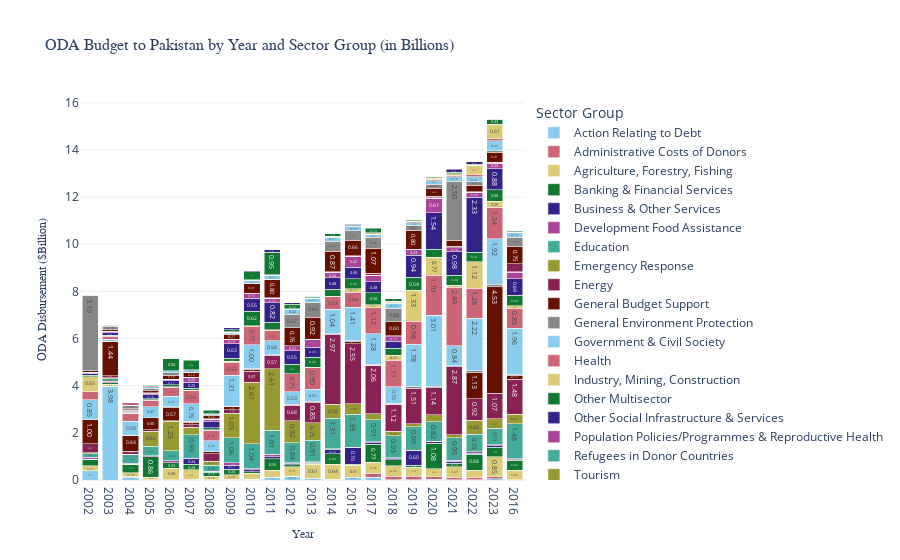

Notebook code cell kept with this figure:
### Code cell
# Group by year and sector-group, sum the values
grouped = crs_data.groupby(["year", "sector-group"], as_index=False)["value"].sum()

# Rename columns for clarity
grouped.columns = ["year", "sector_group", "total_value"]

# Ensure year is treated as a category for better bar spacing
grouped["year"] = grouped["year"].astype(str)

# Create bar chart
fig = px.bar(
    grouped,
    x="year",
    y="total_value",
    color="sector_group",
    text="total_value",  # Show actual values on bars
    title="ODA Budget to Pakistan by Year and Sector Group (in Billions)",
    labels={
        "year": "Year",
        "total_value": "ODA Disbursement ($Billion)",
        "sector_group": "Sector Group"
    },
    color_discrete_sequence=px.colors.qualitative.Safe
)

# Customize layout
fig.update_layout(
    barmode="stack",
    title_font=dict(family="Arial", size=16),
    xaxis_title_font=dict(family="Arial", size=12),
    yaxis_title_font=dict(family="Arial", size=12),
    legend_title="Sector Group",
    template="plotly_white"
)

# format the bar labels for better readability
fig.update_traces(texttemplate='%{text:.2f}', textposition='inside')

fig.show()

### Figure 1 — Plotly figure (JSON) as saved in the notebook; plotly's stock layout.template omitted (floating-point values rounded to 4 significant figures)
{"data": [{"hovertemplate": "Sector Group=Action Relating to Debt<br>Year=%{x}<br>ODA Disbursement ($Billion)=%{text}<extra></extra>", "legendgroup": "Action Relating to Debt", "marker": {"color": "rgb(136, 204, 238)", "pattern": {"shape": ""}}, "name": "Action Relating to Debt", "orientation": "v", "showlegend": true, "text": [0.3882, 3.981, 0.1266, 0.000568, 0.01157, 0.01955, 0.008461, 0.01462, 0.02696, 0.1191, 0.1572, 0.06292, 0.02252, 0.09124, 0.1176, 0.01085, 0.007857, 0.02651, 0.01006, 0.01683, 0.05463], "textposition": "inside", "texttemplate": "%{text:.2f}", "type": "bar", "x": ["2002", "2003", "2004", "2005", "2006", "2007", "2008", "2009", "2010", "2011", "2012", "2013", "2014", "2015", "2017", "2018", "2019", "2020", "2021", "2022", "2023"], "xaxis": "x", "y": [0.3882, 3.981, 0.1266, 0.000568, 0.01157, 0.01955, 0.008461, 0.01462, 0.02696, 0.1191, 0.1572, 0.06292, 0.02252, 0.09124, 0.1176, 0.01085, 0.007857, 0.02651, 0.01006, 0.01683, 0.05463], "yaxis": "y"}, {"hovertemplate": "Sector Group=Administrative Costs of Donors<br>Year=%{x}<br>ODA Disbursement ($Billion)=%{text}<extra></extra>", "legendgroup": "Administrative Costs of Donors", "marker": {"color": "rgb(204, 102, 119)", "pattern": {"shape": ""}}, "name": "Administrative Costs of Donors", "orientation": "v", "showlegend": true, "text": [0.0001347, 1.602e-05, 0.001494, 0.0001195, 0.001389, 0.004648, 0.003719, 0.007709, 0.003002, 0.008294, 0.008435, 0.007119, 0.006155, 0.02033, 0.008073, 0.1767, 0.1412, 0.1563, 0.106, 0.1126, 0.08408, 0.09171], "textposition": "inside", "texttemplate": "%{text:.2f}", "type": "bar", "x": ["2002", "2003", "2004", "2005", "2006", "2007", "2008", "2009", "2010", "2011", "2012", "2013", "2014", "2015", "2016", "2017", "2018", "2019", "2020", "2021", "2022", "2023"], "xaxis": "x", "y": [0.0001347, 1.602e-05, 0.001494, 0.0001195, 0.001389, 0.004648, 0.003719, 0.007709, 0.003002, 0.008294, 0.008435, 0.007119, 0.006155, 0.02033, 0.008073, 0.1767, 0.1412, 0.1563, 0.106, 0.1126, 0.08408, 0.09171], "yaxis": "y"}, {"hovertemplate": "Sector Group=Agriculture, Forestry, Fishing<br>Year=%{x}<br>ODA Disbursement ($Billion)=%{text}<extra></extra>", "legendgroup": "Agriculture, Forestry, Fishing", "marker": {"color": "rgb(221, 204, 119)", "pattern": {"shape": ""}}, "name": "Agriculture, Forestry, Fishing", "orientation": "v", "showlegend": true, "text": [0.2093, 0.07593, 0.1764, 0.12, 0.4767, 0.402, 0.1507, 0.1994, 0.2632, 0.2786, 0.4052, 0.6087, 0.6389, 0.5145, 0.4152, 0.4503, 0.4506, 0.3767, 0.3458, 0.4344, 0.308, 0.8494], "textposition": "inside", "texttemplate": "%{text:.2f}", "type": "bar", "x": ["2002", "2003", "2004", "2005", "2006", "2007", "2008", "2009", "2010", "2011", "2012", "2013", "2014", "2015", "2016", "2017", "2018", "2019", "2020", "2021", "2022", "2023"], "xaxis": "x", "y": [0.2093, 0.07593, 0.1764, 0.12, 0.4767, 0.402, 0.1507, 0.1994, 0.2632, 0.2786, 0.4052, 0.6087, 0.6389, 0.5145, 0.4152, 0.4503, 0.4506, 0.3767, 0.3458, 0.4344, 0.308, 0.8494], "yaxis": "y"}, {"hovertemplate": "Sector Group=Banking & Financial Services<br>Year=%{x}<br>ODA Disbursement ($Billion)=%{text}<extra></extra>", "legendgroup": "Banking & Financial Services", "marker": {"color": "rgb(17, 119, 51)", "pattern": {"shape": ""}}, "name": "Banking & Financial Services", "orientation": "v", "showlegend": true, "text": [0.2902, 0.0662, 0.3666, 0.8603, 0.2456, 0.2366, 0.1764, 0.2363, 0.04935, 0.5007, 0.08143, 0.03731, 0.4444, 0.0435, 0.4208, 0.7682, 0.2595, 0.09328, 1.077, 0.153, 0.6849, 0.3985], "textposition": "inside", "texttemplate": "%{text:.2f}", "type": "bar", "x": ["2002", "2003", "2004", "2005", "2006", "2007", "2008", "2009", "2010", "2011", "2012", "2013", "2014", "2015", "2016", "2017", "2018", "2019", "2020", "2021", "2022", "2023"], "xaxis": "x", "y": [0.2902, 0.0662, 0.3666, 0.8603, 0.2456, 0.2366, 0.1764, 0.2363, 0.04935, 0.5007, 0.08143, 0.03731, 0.4444, 0.0435, 0.4208, 0.7682, 0.2595, 0.09328, 1.077, 0.153, 0.6849, 0.3985], "yaxis": "y"}, {"hovertemplate": "Sector Group=Business & Other Services<br>Year=%{x}<br>ODA Disbursement ($Billion)=%{text}<extra></extra>", "legendgroup": "Business & Other Services", "marker": {"color": "rgb(51, 34, 136)", "pattern": {"shape": ""}}, "name": "Business & Other Services", "orientation": "v", "showlegend": true, "text": [0.000594, 0.001571, 0.001513, 0.003536, 0.001287, 0.238, 0.01005, 0.173, 0.09217, 0.07759, 0.06256, 0.04077, 0.1852, 0.6982, 0.02124, 0.06895, 0.03718, 0.5967, 0.07276, 0.08292, 0.03624, 0.05968], "textposition": "inside", "texttemplate": "%{text:.2f}", "type": "bar", "x": ["2002", "2003", "2004", "2005", "2006", "2007", "2008", "2009", "2010", "2011", "2012", "2013", "2014", "2015", "2016", "2017", "2018", "2019", "2020", "2021", "2022", "2023"], "xaxis": "x", "y": [0.000594, 0.001571, 0.001513, 0.003536, 0.001287, 0.238, 0.01005, 0.173, 0.09217, 0.07759, 0.06256, 0.04077, 0.1852, 0.6982, 0.02124, 0.06895, 0.03718, 0.5967, 0.07276, 0.08292, 0.03624, 0.05968], "yaxis": "y"}, {"hovertemplate": "Sector Group=Development Food Assistance<br>Year=%{x}<br>ODA Disbursement ($Billion)=%{text}<extra></extra>", "legendgroup": "Development Food Assistance", "marker": {"color": "rgb(170, 68, 153)", "pattern": {"shape": ""}}, "name": "Development Food Assistance", "orientation": "v", "showlegend": true, "text": [0.0837, 0.06228, 0.03324, 0.04206, 0.07279, 0.02643, 0.03124, 0.1003, 0.05195, 0.1063, 0.02432, 0.02176, 0.02335, 0.02833, 0.02621, 0.05091, 0.04085, 0.03056, 0.01875, 0.04802, 0.07029, 0.03124], "textposition": "inside", "texttemplate": "%{text:.2f}", "type": "bar", "x": ["2002", "2003", "2004", "2005", "2006", "2007", "2008", "2009", "2010", "2011", "2012", "2013", "2014", "2015", "2016", "2017", "2018", "2019", "2020", "2021", "2022", "2023"], "xaxis": "x", "y": [0.0837, 0.06228, 0.03324, 0.04206, 0.07279, 0.02643, 0.03124, 0.1003, 0.05195, 0.1063, 0.02432, 0.02176, 0.02335, 0.02833, 0.02621, 0.05091, 0.04085, 0.03056, 0.01875, 0.04802, 0.07029, 0.03124], "yaxis": "y"}, {"hovertemplate": "Sector Group=Education<br>Year=%{x}<br>ODA Disbursement ($Billion)=%{text}<extra></extra>", "legendgroup": "Education", "marker": {"color": "rgb(68, 170, 153)", "pattern": {"shape": ""}}, "name": "Education", "orientation": "v", "showlegend": true, "text": [0.1463, 0.1167, 0.3616, 0.4038, 0.4283, 0.9893, 0.252, 1.055, 1.041, 1.011, 0.8419, 0.9066, 1.309, 1.393, 1.485, 0.9138, 0.9323, 0.9888, 0.819, 0.9514, 0.7307, 0.7055], "textposition": "inside", "texttemplate": "%{text:.2f}", "type": "bar", "x": ["2002", "2003", "2004", "2005", "2006", "2007", "2008", "2009", "2010", "2011", "2012", "2013", "2014", "2015", "2016", "2017", "2018", "2019", "2020", "2021", "2022", "2023"], "xaxis": "x", "y": [0.1463, 0.1167, 0.3616, 0.4038, 0.4283, 0.9893, 0.252, 1.055, 1.041, 1.011, 0.8419, 0.9066, 1.309, 1.393, 1.485, 0.9138, 0.9323, 0.9888, 0.819, 0.9514, 0.7307, 0.7055], "yaxis": "y"}, {"hovertemplate": "Sector Group=Emergency Response<br>Year=%{x}<br>ODA Disbursement ($Billion)=%{text}<extra></extra>", "legendgroup": "Emergency Response", "marker": {"color": "rgb(153, 153, 51)", "pattern": {"shape": ""}}, "name": "Emergency Response", "orientation": "v", "showlegend": true, "text": [0.03394, 0.03453, 0.03271, 0.6357, 1.248, 0.3129, 0.1733, 1.054, 2.609, 2.61, 0.9222, 0.7523, 0.5791, 0.4475, 0.4122, 0.267, 0.2023, 0.1452, 0.2963, 0.1367, 0.6027, 0.4092], "textposition": "inside", "texttemplate": "%{text:.2f}", "type": "bar", "x": ["2002", "2003", "2004", "2005", "2006", "2007", "2008", "2009", "2010", "2011", "2012", "2013", "2014", "2015", "2016", "2017", "2018", "2019", "2020", "2021", "2022", "2023"], "xaxis": "x", "y": [0.03394, 0.03453, 0.03271, 0.6357, 1.248, 0.3129, 0.1733, 1.054, 2.609, 2.61, 0.9222, 0.7523, 0.5791, 0.4475, 0.4122, 0.267, 0.2023, 0.1452, 0.2963, 0.1367, 0.6027, 0.4092], "yaxis": "y"}, {"hovertemplate": "Sector Group=Energy<br>Year=%{x}<br>ODA Disbursement ($Billion)=%{text}<extra></extra>", "legendgroup": "Energy", "marker": {"color": "rgb(136, 34, 85)", "pattern": {"shape": ""}}, "name": "Energy", "orientation": "v", "showlegend": true, "text": [0.396, 0.09057, 0.1288, 0.06471, 0.02339, 0.1094, 0.3136, 0.1374, 0.4677, 0.5722, 0.6763, 0.8453, 2.965, 2.547, 1.478, 2.057, 1.123, 1.505, 1.141, 2.866, 0.9178, 1.072], "textposition": "inside", "texttemplate": "%{text:.2f}", "type": "bar", "x": ["2002", "2003", "2004", "2005", "2006", "2007", "2008", "2009", "2010", "2011", "2012", "2013", "2014", "2015", "2016", "2017", "2018", "2019", "2020", "2021", "2022", "2023"], "xaxis": "x", "y": [0.396, 0.09057, 0.1288, 0.06471, 0.02339, 0.1094, 0.3136, 0.1374, 0.4677, 0.5722, 0.6763, 0.8453, 2.965, 2.547, 1.478, 2.057, 1.123, 1.505, 1.141, 2.866, 0.9178, 1.072], "yaxis": "y"}, {"hovertemplate": "Sector Group=General Budget Support<br>Year=%{x}<br>ODA Disbursement ($Billion)=%{text}<extra></extra>", "legendgroup": "General Budget Support", "marker": {"color": "rgb(102, 17, 0)", "pattern": {"shape": ""}}, "name": "General Budget Support", "orientation": "v", "showlegend": true, "text": [0.9972, 1.442, 0.6449, 0.4998, 0.5703, 0.1155, 0.07192, 0.1326, 0.09852, 0.11, 0.1749, 0.0004811, 0.0113, 0.006111, 0.0001707, 1.126, 4.527], "textposition": "inside", "texttemplate": "%{text:.2f}", "type": "bar", "x": ["2002", "2003", "2004", "2005", "2006", "2007", "2008", "2009", "2010", "2015", "2016", "2017", "2018", "2020", "2021", "2022", "2023"], "xaxis": "x", "y": [0.9972, 1.442, 0.6449, 0.4998, 0.5703, 0.1155, 0.07192, 0.1326, 0.09852, 0.11, 0.1749, 0.0004811, 0.0113, 0.006111, 0.0001707, 1.126, 4.527], "yaxis": "y"}, {"hovertemplate": "Sector Group=General Environment Protection<br>Year=%{x}<br>ODA Disbursement ($Billion)=%{text}<extra></extra>", "legendgroup": "General Environment Protection", "marker": {"color": "rgb(136, 136, 136)", "pattern": {"shape": ""}}, "name": "General Environment Protection", "orientation": "v", "showlegend": true, "text": [0.01375, 0.02038, 0.02187, 0.01987, 0.02253, 0.03489, 0.01763, 0.02233, 0.02723, 0.03698, 0.04024, 0.06501, 0.0275, 0.02029, 0.04187, 0.04941, 0.04724, 0.06765, 0.069, 0.05741, 0.06315, 0.106], "textposition": "inside", "texttemplate": "%{text:.2f}", "type": "bar", "x": ["2002", "2003", "2004", "2005", "2006", "2007", "2008", "2009", "2010", "2011", "2012", "2013", "2014", "2015", "2016", "2017", "2018", "2019", "2020", "2021", "2022", "2023"], "xaxis": "x", "y": [0.01375, 0.02038, 0.02187, 0.01987, 0.02253, 0.03489, 0.01763, 0.02233, 0.02723, 0.03698, 0.04024, 0.06501, 0.0275, 0.02029, 0.04187, 0.04941, 0.04724, 0.06765, 0.069, 0.05741, 0.06315, 0.106], "yaxis": "y"}, {"hovertemplate": "Sector Group=Government & Civil Society<br>Year=%{x}<br>ODA Disbursement ($Billion)=%{text}<extra></extra>", "legendgroup": "Government & Civil Society", "marker": {"color": "rgb(136, 204, 238)", "pattern": {"shape": ""}}, "name": "Government & Civil Society", "orientation": "v", "showlegend": true, "text": [0.8529, 0.07183, 0.5938, 0.4672, 0.45, 0.7465, 0.4515, 1.311, 0.9986, 0.58, 0.5253, 0.5096, 1.035, 1.411, 1.963, 1.279, 0.7038, 1.781, 3.008, 0.8381, 2.219, 1.92], "textposition": "inside", "texttemplate": "%{text:.2f}", "type": "bar", "x": ["2002", "2003", "2004", "2005", "2006", "2007", "2008", "2009", "2010", "2011", "2012", "2013", "2014", "2015", "2016", "2017", "2018", "2019", "2020", "2021", "2022", "2023"], "xaxis": "x", "y": [0.8529, 0.07183, 0.5938, 0.4672, 0.45, 0.7465, 0.4515, 1.311, 0.9986, 0.58, 0.5253, 0.5096, 1.035, 1.411, 1.963, 1.279, 0.7038, 1.781, 3.008, 0.8381, 2.219, 1.92], "yaxis": "y"}, {"hovertemplate": "Sector Group=Health<br>Year=%{x}<br>ODA Disbursement ($Billion)=%{text}<extra></extra>", "legendgroup": "Health", "marker": {"color": "rgb(204, 102, 119)", "pattern": {"shape": ""}}, "name": "Health", "orientation": "v", "showlegend": true, "text": [0.3304, 0.1328, 0.3113, 0.2678, 0.3786, 0.5647, 0.4504, 0.5276, 0.7686, 0.4346, 0.752, 0.8977, 0.5272, 0.6374, 0.8467, 1.115, 1.114, 0.976, 1.701, 2.492, 1.284, 1.338], "textposition": "inside", "texttemplate": "%{text:.2f}", "type": "bar", "x": ["2002", "2003", "2004", "2005", "2006", "2007", "2008", "2009", "2010", "2011", "2012", "2013", "2014", "2015", "2016", "2017", "2018", "2019", "2020", "2021", "2022", "2023"], "xaxis": "x", "y": [0.3304, 0.1328, 0.3113, 0.2678, 0.3786, 0.5647, 0.4504, 0.5276, 0.7686, 0.4346, 0.752, 0.8977, 0.5272, 0.6374, 0.8467, 1.115, 1.114, 0.976, 1.701, 2.492, 1.284, 1.338], "yaxis": "y"}, {"hovertemplate": "Sector Group=Industry, Mining, Construction<br>Year=%{x}<br>ODA Disbursement ($Billion)=%{text}<extra></extra>", "legendgroup": "Industry, Mining, Construction", "marker": {"color": "rgb(221, 204, 119)", "pattern": {"shape": ""}}, "name": "Industry, Mining, Construction", "orientation": "v", "showlegend": true, "text": [0.6459, 0.02102, 0.03866, 0.02183, 0.03633, 0.009009, 0.01669, 0.07038, 0.04617, 0.0429, 0.02072, 0.02484, 0.0216, 0.1517, 0.1051, 0.121, 0.2108, 1.327, 0.7659, 0.06975, 1.116, 0.2524], "textposition": "inside", "texttemplate": "%{text:.2f}", "type": "bar", "x": ["2002", "2003", "2004", "2005", "2006", "2007", "2008", "2009", "2010", "2011", "2012", "2013", "2014", "2015", "2016", "2017", "2018", "2019", "2020", "2021", "2022", "2023"], "xaxis": "x", "y": [0.6459, 0.02102, 0.03866, 0.02183, 0.03633, 0.009009, 0.01669, 0.07038, 0.04617, 0.0429, 0.02072, 0.02484, 0.0216, 0.1517, 0.1051, 0.121, 0.2108, 1.327, 0.7659, 0.06975, 1.116, 0.2524], "yaxis": "y"}, {"hovertemplate": "Sector Group=Other Multisector<br>Year=%{x}<br>ODA Disbursement ($Billion)=%{text}<extra></extra>", "legendgroup": "Other Multisector", "marker": {"color": "rgb(17, 119, 51)", "pattern": {"shape": ""}}, "name": "Other Multisector", "orientation": "v", "showlegend": true, "text": [0.04841, 0.01963, 0.03068, 0.04098, 0.08307, 0.0835, 0.08136, 0.1118, 0.618, 0.3207, 0.4029, 0.4184, 0.3065, 0.4269, 0.4382, 0.4992, 0.3034, 0.5423, 0.3353, 0.4415, 0.4095, 0.5035], "textposition": "inside", "texttemplate": "%{text:.2f}", "type": "bar", "x": ["2002", "2003", "2004", "2005", "2006", "2007", "2008", "2009", "2010", "2011", "2012", "2013", "2014", "2015", "2016", "2017", "2018", "2019", "2020", "2021", "2022", "2023"], "xaxis": "x", "y": [0.04841, 0.01963, 0.03068, 0.04098, 0.08307, 0.0835, 0.08136, 0.1118, 0.618, 0.3207, 0.4029, 0.4184, 0.3065, 0.4269, 0.4382, 0.4992, 0.3034, 0.5423, 0.3353, 0.4415, 0.4095, 0.5035], "yaxis": "y"}, {"hovertemplate": "Sector Group=Other Social Infrastructure & Services<br>Year=%{x}<br>ODA Disbursement ($Billion)=%{text}<extra></extra>", "legendgroup": "Other Social Infrastructure & Services", "marker": {"color": "rgb(51, 34, 136)", "pattern": {"shape": ""}}, "name": "Other Social Infrastructure & Services", "orientation": "v", "showlegend": true, "text": [0.08419, 0.117, 0.05336, 0.1613, 0.1661, 0.2456, 0.2596, 0.6321, 0.5535, 0.8181, 0.5527, 0.4304, 0.4814, 0.4851, 0.6932, 0.4784, 0.2938, 0.9405, 1.543, 0.9815, 2.326, 0.8843], "textposition": "inside", "texttemplate": "%{text:.2f}", "type": "bar", "x": ["2002", "2003", "2004", "2005", "2006", "2007", "2008", "2009", "2010", "2011", "2012", "2013", "2014", "2015", "2016", "2017", "2018", "2019", "2020", "2021", "2022", "2023"], "xaxis": "x", "y": [0.08419, 0.117, 0.05336, 0.1613, 0.1661, 0.2456, 0.2596, 0.6321, 0.5535, 0.8181, 0.5527, 0.4304, 0.4814, 0.4851, 0.6932, 0.4784, 0.2938, 0.9405, 1.543, 0.9815, 2.326, 0.8843], "yaxis": "y"}, {"hovertemplate": "Sector Group=Population Policies/Programmes & Reproductive Health<br>Year=%{x}<br>ODA Disbursement ($Billion)=%{text}<extra></extra>", "legendgroup": "Population Policies/Programmes & Reproductive Health", "marker": {"color": "rgb(170, 68, 153)", "pattern": {"shape": ""}}, "name": "Population Policies/Programmes & Reproductive Health", "orientation": "v", "showlegend": true, "text": [0.03502, 0.05042, 0.04283, 0.0744, 0.05659, 0.217, 0.1173, 0.1826, 0.1882, 0.1888, 0.2139, 0.3313, 0.2387, 0.4676, 0.2927, 0.2721, 0.1888, 0.228, 0.6125, 0.176, 0.2002, 0.2315], "textposition": "inside", "texttemplate": "%{text:.2f}", "type": "bar", "x": ["2002", "2003", "2004", "2005", "2006", "2007", "2008", "2009", "2010", "2011", "2012", "2013", "2014", "2015", "2016", "2017", "2018", "2019", "2020", "2021", "2022", "2023"], "xaxis": "x", "y": [0.03502, 0.05042, 0.04283, 0.0744, 0.05659, 0.217, 0.1173, 0.1826, 0.1882, 0.1888, 0.2139, 0.3313, 0.2387, 0.4676, 0.2927, 0.2721, 0.1888, 0.228, 0.6125, 0.176, 0.2002, 0.2315], "yaxis": "y"}, {"hovertemplate": "Sector Group=Refugees in Donor Countries<br>Year=%{x}<br>ODA Disbursement ($Billion)=%{text}<extra></extra>", "legendgroup": "Refugees in Donor Countries", "marker": {"color": "rgb(68, 170, 153)", "pattern": {"shape": ""}}, "name": "Refugees in Donor Countries", "orientation": "v", "showlegend": true, "text": [0.00814, 0.004988, 0.004037, 0.0205, 0.00165, 0.0004511, 0.0001789, 0.0003013, 0.0003416, 0.001077, 0.002066, 0.003227, 0.003577, 0.002352, 0.001363, 7.08e-07], "textposition": "inside", "texttemplate": "%{text:.2f}", "type": "bar", "x": ["2002", "2003", "2004", "2005", "2006", "2007", "2008", "2011", "2012", "2013", "2016", "2017", "2018", "2019", "2020", "2021"], "xaxis": "x", "y": [0.00814, 0.004988, 0.004037, 0.0205, 0.00165, 0.0004511, 0.0001789, 0.0003013, 0.0003416, 0.001077, 0.002066, 0.003227, 0.003577, 0.002352, 0.001363, 7.08e-07], "yaxis": "y"}, {"hovertemplate": "Sector Group=Tourism<br>Year=%{x}<br>ODA Disbursement ($Billion)=%{text}<extra></extra>", "legendgroup": "Tourism", "marker": {"color": "rgb(153, 153, 51)", "pattern": {"shape": ""}}, "name": "Tourism", "orientation": "v", "showlegend": true, "text": [0.0003032, 0.0002581, 5.057e-05, -8.531e-05, 3.699e-05, 0.0001421, 0.006688, 1.237e-05, 7.083e-05, 3.755e-05, 0.0003411, 0.0003805, 0.003279, 0.0001281, 0.0007936, 0.003303, 0.01717, 0.01052, 0.01053, 0.01543], "textposition": "inside", "texttemplate": "%{text:.2f}", "type": "bar", "x": ["2002", "2003", "2004", "2005", "2006", "2007", "2008", "2009", "2010", "2011", "2014", "2015", "2016", "2017", "2018", "2019", "2020", "2021", "2022", "2023"], "xaxis": "x", "y": [0.0003032, 0.0002581, 5.057e-05, -8.531e-05, 3.699e-05, 0.0001421, 0.006688, 1.237e-05, 7.083e-05, 3.755e-05, 0.0003411, 0.0003805, 0.003279, 0.0001281, 0.0007936, 0.003303, 0.01717, 0.01052, 0.01053, 0.01543], "yaxis": "y"}, {"hovertemplate": "Sector Group=Trade Policies & Regulations<br>Year=%{x}<br>ODA Disbursement ($Billion)=%{text}<extra></extra>", "legendgroup": "Trade Policies & Regulations", "marker": {"color": "rgb(136, 34, 85)", "pattern": {"shape": ""}}, "name": "Trade Policies & Regulations", "orientation": "v", "showlegend": true, "text": [0.001326, 0.001669, 0.0003261, 0.005079, 0.003716, 0.0004702, 0.001913, 0.01031, 0.01416, 0.01754, 0.01493, 0.02032, 0.01657, 0.01469, 0.3384, 0.08295, 0.03718, 0.02714, 0.07548, 0.04457, 0.01809, 0.03743], "textposition": "inside", "texttemplate": "%{text:.2f}", "type": "bar", "x": ["2002", "2003", "2004", "2005", "2006", "2007", "2008", "2009", "2010", "2011", "2012", "2013", "2014", "2015", "2016", "2017", "2018", "2019", "2020", "2021", "2022", "2023"], "xaxis": "x", "y": [0.001326, 0.001669, 0.0003261, 0.005079, 0.003716, 0.0004702, 0.001913, 0.01031, 0.01416, 0.01754, 0.01493, 0.02032, 0.01657, 0.01469, 0.3384, 0.08295, 0.03718, 0.02714, 0.07548, 0.04457, 0.01809, 0.03743], "yaxis": "y"}, {"hovertemplate": "Sector Group=Transport & Storage<br>Year=%{x}<br>ODA Disbursement ($Billion)=%{text}<extra></extra>", "legendgroup": "Transport & Storage", "marker": {"color": "rgb(102, 17, 0)", "pattern": {"shape": ""}}, "name": "Transport & Storage", "orientation": "v", "showlegend": true, "text": [0.06296, 0.05889, 0.04968, 0.06646, 0.1576, 0.1897, 0.1613, 0.2108, 0.411, 0.7979, 0.7637, 0.9164, 0.8665, 0.6609, 0.7533, 1.069, 0.6031, 0.8004, 0.348, 0.2631, 0.2807, 0.4133], "textposition": "inside", "texttemplate": "%{text:.2f}", "type": "bar", "x": ["2002", "2003", "2004", "2005", "2006", "2007", "2008", "2009", "2010", "2011", "2012", "2013", "2014", "2015", "2016", "2017", "2018", "2019", "2020", "2021", "2022", "2023"], "xaxis": "x", "y": [0.06296, 0.05889, 0.04968, 0.06646, 0.1576, 0.1897, 0.1613, 0.2108, 0.411, 0.7979, 0.7637, 0.9164, 0.8665, 0.6609, 0.7533, 1.069, 0.6031, 0.8004, 0.348, 0.2631, 0.2807, 0.4133], "yaxis": "y"}, {"hovertemplate": "Sector Group=Unallocated / Unspecified<br>Year=%{x}<br>ODA Disbursement ($Billion)=%{text}<extra></extra>", "legendgroup": "Unallocated / Unspecified", "marker": {"color": "rgb(136, 136, 136)", "pattern": {"shape": ""}}, "name": "Unallocated / Unspecified", "orientation": "v", "showlegend": true, "text": [3.19, 0.1595, 0.134, 0.1257, 0.1148, 0.01919, 0.005337, 0.008025, 0.01537, 0.0007565, 0.5666, 0.6449, 0.4295, 0.3958, 0.3689, 0.461, 0.5798, 0.2133, 0.1652, 2.495, 0.1478, 0.06788], "textposition": "inside", "texttemplate": "%{text:.2f}", "type": "bar", "x": ["2002", "2003", "2004", "2005", "2006", "2007", "2008", "2009", "2010", "2011", "2012", "2013", "2014", "2015", "2016", "2017", "2018", "2019", "2020", "2021", "2022", "2023"], "xaxis": "x", "y": [3.19, 0.1595, 0.134, 0.1257, 0.1148, 0.01919, 0.005337, 0.008025, 0.01537, 0.0007565, 0.5666, 0.6449, 0.4295, 0.3958, 0.3689, 0.461, 0.5798, 0.2133, 0.1652, 2.495, 0.1478, 0.06788], "yaxis": "y"}, {"hovertemplate": "Sector Group=Water Supply & Sanitation<br>Year=%{x}<br>ODA Disbursement ($Billion)=%{text}<extra></extra>", "legendgroup": "Water Supply & Sanitation", "marker": {"color": "rgb(136, 204, 238)", "pattern": {"shape": ""}}, "name": "Water Supply & Sanitation", "orientation": "v", "showlegend": true, "text": [0.01632, 0.02559, 0.01555, 0.04386, 0.08707, 0.1121, 0.05125, 0.06705, 0.1376, 0.1665, 0.2185, 0.171, 0.1655, 0.1884, 0.1928, 0.1165, 0.1921, 0.09739, 0.1408, 0.1911, 0.2078, 0.4142], "textposition": "inside", "texttemplate": "%{text:.2f}", "type": "bar", "x": ["2002", "2003", "2004", "2005", "2006", "2007", "2008", "2009", "2010", "2011", "2012", "2013", "2014", "2015", "2016", "2017", "2018", "2019", "2020", "2021", "2022", "2023"], "xaxis": "x", "y": [0.01632, 0.02559, 0.01555, 0.04386, 0.08707, 0.1121, 0.05125, 0.06705, 0.1376, 0.1665, 0.2185, 0.171, 0.1655, 0.1884, 0.1928, 0.1165, 0.1921, 0.09739, 0.1408, 0.1911, 0.2078, 0.4142], "yaxis": "y"}, {"hovertemplate": "Sector Group=Communications<br>Year=%{x}<br>ODA Disbursement ($Billion)=%{text}<extra></extra>", "legendgroup": "Communications", "marker": {"color": "rgb(204, 102, 119)", "pattern": {"shape": ""}}, "name": "Communications", "orientation": "v", "showlegend": true, "text": [0.001846, 0.1117, 0.05466, 0.001168, 0.002853, 0.002135, 0.00108, 0.000941, 0.001424, 0.003733, 0.001109, 0.02333, 0.00078, 0.0003078, 0.0003432, 0.0288, 0.03818, 0.05344, 0.07116, 0.1106, 0.09303], "textposition": "inside", "texttemplate": "%{text:.2f}", "type": "bar", "x": ["2003", "2004", "2005", "2006", "2007", "2008", "2009", "2010", "2011", "2012", "2013", "2014", "2015", "2016", "2017", "2018", "2019", "2020", "2021", "2022", "2023"], "xaxis": "x", "y": [0.001846, 0.1117, 0.05466, 0.001168, 0.002853, 0.002135, 0.00108, 0.000941, 0.001424, 0.003733, 0.001109, 0.02333, 0.00078, 0.0003078, 0.0003432, 0.0288, 0.03818, 0.05344, 0.07116, 0.1106, 0.09303], "yaxis": "y"}, {"hovertemplate": "Sector Group=Disaster Prevention & Preparedness<br>Year=%{x}<br>ODA Disbursement ($Billion)=%{text}<extra></extra>", "legendgroup": "Disaster Prevention & Preparedness", "marker": {"color": "rgb(221, 204, 119)", "pattern": {"shape": ""}}, "name": "Disaster Prevention & Preparedness", "orientation": "v", "showlegend": true, "text": [8.866e-05, 0.006795, 0.0006968, 0.00651, 0.004864, 0.01336, 0.01414, 0.01819, 0.01689, 0.02462, 0.02039, 0.03161, 0.03586, 0.06139, 0.06704, 0.03057, 0.05931, 0.0656, 0.3727, 0.608], "textposition": "inside", "texttemplate": "%{text:.2f}", "type": "bar", "x": ["2004", "2005", "2006", "2007", "2008", "2009", "2010", "2011", "2012", "2013", "2014", "2015", "2016", "2017", "2018", "2019", "2020", "2021", "2022", "2023"], "xaxis": "x", "y": [8.866e-05, 0.006795, 0.0006968, 0.00651, 0.004864, 0.01336, 0.01414, 0.01819, 0.01689, 0.02462, 0.02039, 0.03161, 0.03586, 0.06139, 0.06704, 0.03057, 0.05931, 0.0656, 0.3727, 0.608], "yaxis": "y"}, {"hovertemplate": "Sector Group=Reconstruction Relief & Rehabilitation<br>Year=%{x}<br>ODA Disbursement ($Billion)=%{text}<extra></extra>", "legendgroup": "Reconstruction Relief & Rehabilitation", "marker": {"color": "rgb(17, 119, 51)", "pattern": {"shape": ""}}, "name": "Reconstruction Relief & Rehabilitation", "orientation": "v", "showlegend": true, "text": [0.006279, 0.4972, 0.3903, 0.1434, 0.09642, 0.3314, 0.9524, 0.1887, 0.05008, 0.1143, 0.04866, 0.04343, 0.1908, 0.09996, 0.04396, 0.03979, 0.05532, 0.05255, 0.2273], "textposition": "inside", "texttemplate": "%{text:.2f}", "type": "bar", "x": ["2005", "2006", "2007", "2008", "2009", "2010", "2011", "2012", "2013", "2014", "2015", "2016", "2017", "2018", "2019", "2020", "2021", "2022", "2023"], "xaxis": "x", "y": [0.006279, 0.4972, 0.3903, 0.1434, 0.09642, 0.3314, 0.9524, 0.1887, 0.05008, 0.1143, 0.04866, 0.04343, 0.1908, 0.09996, 0.04396, 0.03979, 0.05532, 0.05255, 0.2273], "yaxis": "y"}, {"hovertemplate": "Sector Group=Other Commodity Assistance<br>Year=%{x}<br>ODA Disbursement ($Billion)=%{text}<extra></extra>", "legendgroup": "Other Commodity Assistance", "marker": {"color": "rgb(51, 34, 136)", "pattern": {"shape": ""}}, "name": "Other Commodity Assistance", "orientation": "v", "showlegend": true, "text": [0.08184, 0.05705, 0.1015, 0.05747, 0.01447, 0.008577, 0.007905, 0.1272, 0.1024, 0.003328], "textposition": "inside", "texttemplate": "%{text:.2f}", "type": "bar", "x": ["2009", "2010", "2011", "2012", "2013", "2014", "2015", "2021", "2022", "2023"], "xaxis": "x", "y": [0.08184, 0.05705, 0.1015, 0.05747, 0.01447, 0.008577, 0.007905, 0.1272, 0.1024, 0.003328], "yaxis": "y"}], "layout": {"barmode": "stack", "legend": {"title": {"text": "Sector Group"}, "tracegroupgap": 0}, "title": {"font": {"family": "Arial", "size": 16}, "text": "ODA Budget to Pakistan by Year and Sector Group (in Billions)"}, "xaxis": {"anchor": "y", "domain": [0, 1], "title": {"font": {"family": "Arial", "size": 12}, "text": "Year"}}, "yaxis": {"anchor": "x", "domain": [0, 1], "title": {"font": {"family": "Arial", "size": 12}, "text": "ODA Disbursement ($Billion)"}}}}
